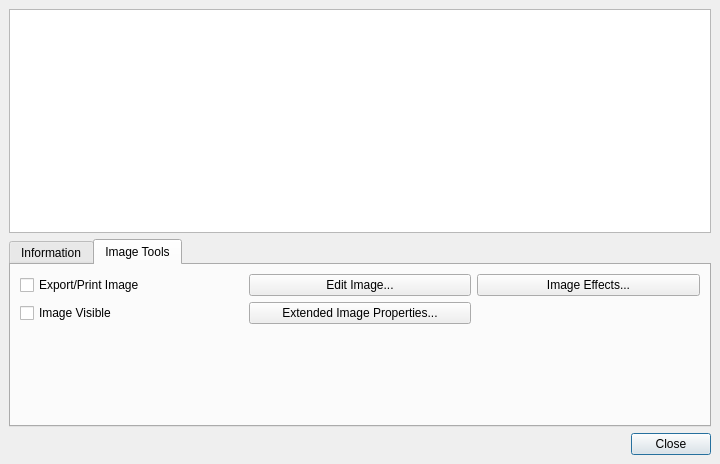
<?xml version="1.0" encoding="UTF-8"?>
<ui version="4.0">
 <class>PicStatus</class>
 <widget class="QDialog" name="PicStatus">
  <property name="windowModality">
   <enum>Qt::WindowModal</enum>
  </property>
  <property name="geometry">
   <rect>
    <x>0</x>
    <y>0</y>
    <height>464</height>
    <width>720</width>
   </rect>
  </property>
  <property name="windowTitle">
   <string>Manage Images</string>
  </property>
  <layout class="QVBoxLayout">
   <property name="leftMargin">
    <number>9</number>
   </property>
   <property name="topMargin">
    <number>9</number>
   </property>
   <property name="rightMargin">
    <number>9</number>
   </property>
   <property name="bottomMargin">
    <number>9</number>
   </property>
   <item>
    <widget class="QListWidget" name="imageViewArea">
     <property name="minimumSize">
      <size>
       <width>0</width>
       <height>150</height>
      </size>
     </property>
     <property name="dragDropMode">
      <enum>QAbstractItemView::NoDragDrop</enum>
     </property>
     <property name="movement">
      <enum>QListView::Static</enum>
     </property>
     <property name="flow">
      <enum>QListView::LeftToRight</enum>
     </property>
     <property name="isWrapping" stdset="0">
      <bool>true</bool>
     </property>
     <property name="resizeMode">
      <enum>QListView::Adjust</enum>
     </property>
     <property name="spacing">
      <number>6</number>
     </property>
     <property name="viewMode">
      <enum>QListView::IconMode</enum>
     </property>
     <property name="wordWrap">
      <bool>true</bool>
     </property>
    </widget>
   </item>
   <item>
    <widget class="QTabWidget" name="workTab">
     <property name="sizePolicy">
      <sizepolicy hsizetype="Expanding" vsizetype="Minimum">
       <horstretch>0</horstretch>
       <verstretch>0</verstretch>
      </sizepolicy>
     </property>
     <property name="toolTip">
      <string/>
     </property>
     <property name="currentIndex">
      <number>1</number>
     </property>
     <widget class="QWidget" name="tabInfo">
      <attribute name="title">
       <string>Information</string>
      </attribute>
      <layout class="QVBoxLayout" name="verticalLayout_2">
       <item>
        <layout class="QHBoxLayout" name="horizontalLayout_3">
         <item>
          <layout class="QFormLayout" name="formLayout_4">
           <item row="0" column="0">
            <widget class="QLabel" name="textLabel1">
             <property name="sizePolicy">
              <sizepolicy hsizetype="Minimum" vsizetype="Preferred">
               <horstretch>0</horstretch>
               <verstretch>0</verstretch>
              </sizepolicy>
             </property>
             <property name="minimumSize">
              <size>
               <width>70</width>
               <height>0</height>
              </size>
             </property>
             <property name="text">
              <string>Name:</string>
             </property>
             <property name="wordWrap">
              <bool>false</bool>
             </property>
            </widget>
           </item>
           <item row="0" column="1">
            <widget class="QLabel" name="displayName">
             <property name="sizePolicy">
              <sizepolicy hsizetype="Maximum" vsizetype="Preferred">
               <horstretch>0</horstretch>
               <verstretch>0</verstretch>
              </sizepolicy>
             </property>
             <property name="minimumSize">
              <size>
               <width>220</width>
               <height>0</height>
              </size>
             </property>
             <property name="toolTip">
              <string>Name of the image file</string>
             </property>
             <property name="text">
              <string/>
             </property>
             <property name="alignment">
              <set>Qt::AlignLeading|Qt::AlignLeft|Qt::AlignVCenter</set>
             </property>
             <property name="wordWrap">
              <bool>false</bool>
             </property>
            </widget>
           </item>
           <item row="1" column="0">
            <widget class="QLabel" name="textLabel3">
             <property name="sizePolicy">
              <sizepolicy hsizetype="Minimum" vsizetype="Preferred">
               <horstretch>0</horstretch>
               <verstretch>0</verstretch>
              </sizepolicy>
             </property>
             <property name="minimumSize">
              <size>
               <width>70</width>
               <height>0</height>
              </size>
             </property>
             <property name="text">
              <string>Path:</string>
             </property>
             <property name="wordWrap">
              <bool>false</bool>
             </property>
            </widget>
           </item>
           <item row="1" column="1">
            <widget class="QLabel" name="displayPath">
             <property name="sizePolicy">
              <sizepolicy hsizetype="Maximum" vsizetype="Preferred">
               <horstretch>0</horstretch>
               <verstretch>0</verstretch>
              </sizepolicy>
             </property>
             <property name="minimumSize">
              <size>
               <width>220</width>
               <height>0</height>
              </size>
             </property>
             <property name="toolTip">
              <string>Location where the image file is stored</string>
             </property>
             <property name="text">
              <string/>
             </property>
             <property name="alignment">
              <set>Qt::AlignLeading|Qt::AlignLeft|Qt::AlignVCenter</set>
             </property>
             <property name="wordWrap">
              <bool>false</bool>
             </property>
            </widget>
           </item>
          </layout>
         </item>
         <item>
          <widget class="QPushButton" name="searchButton">
           <property name="toolTip">
            <string>Search for a missing image</string>
           </property>
           <property name="text">
            <string>Search...</string>
           </property>
           <property name="autoDefault">
            <bool>false</bool>
           </property>
           <property name="flat">
            <bool>false</bool>
           </property>
          </widget>
         </item>
         <item>
          <widget class="QPushButton" name="fileManagerButton">
           <property name="toolTip">
            <string>Show Image in the File Manager</string>
           </property>
           <property name="text">
            <string>Show directory...</string>
           </property>
           <property name="autoDefault">
            <bool>false</bool>
           </property>
           <property name="flat">
            <bool>false</bool>
           </property>
          </widget>
         </item>
        </layout>
       </item>
       <item>
        <layout class="QHBoxLayout" name="horizontalLayout_2">
         <item>
          <widget class="QGroupBox" name="groupImage">
           <property name="title">
            <string>Image</string>
           </property>
           <layout class="QFormLayout" name="formLayout">
            <item row="0" column="0">
             <widget class="QLabel" name="textLabel6">
              <property name="text">
               <string>Format:</string>
              </property>
              <property name="alignment">
               <set>Qt::AlignLeading|Qt::AlignLeft|Qt::AlignVCenter</set>
              </property>
              <property name="wordWrap">
               <bool>false</bool>
              </property>
             </widget>
            </item>
            <item row="0" column="1">
             <widget class="QLabel" name="displayFormat">
              <property name="minimumSize">
               <size>
                <width>70</width>
                <height>0</height>
               </size>
              </property>
              <property name="toolTip">
               <string>Type of the image</string>
              </property>
              <property name="text">
               <string/>
              </property>
              <property name="wordWrap">
               <bool>false</bool>
              </property>
             </widget>
            </item>
            <item row="1" column="0">
             <widget class="QLabel" name="textLabel5_2">
              <property name="toolTip">
               <string>The colorspace of the image</string>
              </property>
              <property name="text">
               <string>Colorspace:</string>
              </property>
              <property name="alignment">
               <set>Qt::AlignLeading|Qt::AlignLeft|Qt::AlignVCenter</set>
              </property>
              <property name="wordWrap">
               <bool>false</bool>
              </property>
             </widget>
            </item>
            <item row="1" column="1">
             <widget class="QLabel" name="displayColorspace">
              <property name="minimumSize">
               <size>
                <width>70</width>
                <height>0</height>
               </size>
              </property>
              <property name="toolTip">
               <string>Colorspace used within the image, eg RGB or CMYK</string>
              </property>
              <property name="text">
               <string/>
              </property>
              <property name="wordWrap">
               <bool>false</bool>
              </property>
             </widget>
            </item>
            <item row="2" column="0">
             <widget class="QLabel" name="textLabel1_2">
              <property name="text">
               <string>DPI:</string>
              </property>
              <property name="alignment">
               <set>Qt::AlignLeading|Qt::AlignLeft|Qt::AlignVCenter</set>
              </property>
              <property name="wordWrap">
               <bool>false</bool>
              </property>
             </widget>
            </item>
            <item row="2" column="1">
             <widget class="QLabel" name="displayDPI">
              <property name="minimumSize">
               <size>
                <width>70</width>
                <height>0</height>
               </size>
              </property>
              <property name="toolTip">
               <string>Native resolution of the image, in dots per inch</string>
              </property>
              <property name="text">
               <string/>
              </property>
              <property name="wordWrap">
               <bool>false</bool>
              </property>
             </widget>
            </item>
           </layout>
          </widget>
         </item>
         <item>
          <widget class="QGroupBox" name="groupSize">
           <property name="title">
            <string>Size</string>
           </property>
           <layout class="QFormLayout" name="formLayout_2">
            <item row="0" column="0">
             <widget class="QLabel" name="textLabel9">
              <property name="text">
               <string>Pixels:</string>
              </property>
              <property name="wordWrap">
               <bool>false</bool>
              </property>
             </widget>
            </item>
            <item row="0" column="1">
             <widget class="QLabel" name="displaySizePixel">
              <property name="minimumSize">
               <size>
                <width>120</width>
                <height>0</height>
               </size>
              </property>
              <property name="toolTip">
               <string>Height and width of the image</string>
              </property>
              <property name="text">
               <string/>
              </property>
              <property name="wordWrap">
               <bool>false</bool>
              </property>
             </widget>
            </item>
            <item row="1" column="0">
             <widget class="QLabel" name="textLabel10">
              <property name="text">
               <string>Scale:</string>
              </property>
              <property name="wordWrap">
               <bool>false</bool>
              </property>
             </widget>
            </item>
            <item row="1" column="1">
             <widget class="QLabel" name="displayScale">
              <property name="minimumSize">
               <size>
                <width>120</width>
                <height>0</height>
               </size>
              </property>
              <property name="toolTip">
               <string>Horizontal and vertical scaling applied to the image</string>
              </property>
              <property name="text">
               <string/>
              </property>
              <property name="wordWrap">
               <bool>false</bool>
              </property>
             </widget>
            </item>
            <item row="2" column="0">
             <widget class="QLabel" name="textLabel1_4">
              <property name="text">
               <string>Printed:</string>
              </property>
              <property name="wordWrap">
               <bool>false</bool>
              </property>
             </widget>
            </item>
            <item row="2" column="1">
             <widget class="QLabel" name="displayPrintSize">
              <property name="sizePolicy">
               <sizepolicy hsizetype="Preferred" vsizetype="Preferred">
                <horstretch>0</horstretch>
                <verstretch>0</verstretch>
               </sizepolicy>
              </property>
              <property name="minimumSize">
               <size>
                <width>120</width>
                <height>0</height>
               </size>
              </property>
              <property name="toolTip">
               <string>Size of the image when printed</string>
              </property>
              <property name="text">
               <string/>
              </property>
              <property name="wordWrap">
               <bool>false</bool>
              </property>
             </widget>
            </item>
           </layout>
          </widget>
         </item>
         <item>
          <widget class="QGroupBox" name="groupLayout">
           <property name="title">
            <string>Layout</string>
           </property>
           <layout class="QHBoxLayout" name="horizontalLayout">
            <item>
             <layout class="QFormLayout" name="formLayout_3">
              <item row="0" column="0">
               <widget class="QLabel" name="textLabel5">
                <property name="text">
                 <string>On Page:</string>
                </property>
                <property name="wordWrap">
                 <bool>false</bool>
                </property>
               </widget>
              </item>
              <item row="0" column="1">
               <widget class="QLabel" name="displayPage">
                <property name="minimumSize">
                 <size>
                  <width>70</width>
                  <height>0</height>
                 </size>
                </property>
                <property name="toolTip">
                 <string>Page that the image is displayed on</string>
                </property>
                <property name="text">
                 <string/>
                </property>
                <property name="wordWrap">
                 <bool>false</bool>
                </property>
               </widget>
              </item>
              <item row="1" column="0">
               <widget class="QLabel" name="textLabel1_3">
                <property name="text">
                 <string>Page Item:</string>
                </property>
                <property name="wordWrap">
                 <bool>false</bool>
                </property>
               </widget>
              </item>
              <item row="1" column="1">
               <widget class="QLabel" name="displayObjekt">
                <property name="minimumSize">
                 <size>
                  <width>70</width>
                  <height>0</height>
                 </size>
                </property>
                <property name="toolTip">
                 <string>Name of the page item that contains the image</string>
                </property>
                <property name="text">
                 <string/>
                </property>
                <property name="wordWrap">
                 <bool>false</bool>
                </property>
               </widget>
              </item>
              <item row="2" column="0">
               <widget class="QLabel" name="textLabel2">
                <property name="text">
                 <string>Effective DPI:</string>
                </property>
                <property name="alignment">
                 <set>Qt::AlignLeading|Qt::AlignLeft|Qt::AlignVCenter</set>
                </property>
                <property name="wordWrap">
                 <bool>false</bool>
                </property>
               </widget>
              </item>
              <item row="2" column="1">
               <widget class="QLabel" name="displayEffDPI">
                <property name="minimumSize">
                 <size>
                  <width>70</width>
                  <height>0</height>
                 </size>
                </property>
                <property name="toolTip">
                 <string>Effective resolution of the image after scaling</string>
                </property>
                <property name="text">
                 <string/>
                </property>
                <property name="wordWrap">
                 <bool>false</bool>
                </property>
               </widget>
              </item>
             </layout>
            </item>
            <item>
             <layout class="QVBoxLayout" name="verticalLayout">
              <item>
               <widget class="QPushButton" name="goPageButton">
                <property name="toolTip">
                 <string>Move to the page that the image is on</string>
                </property>
                <property name="text">
                 <string>Go to</string>
                </property>
                <property name="autoDefault">
                 <bool>false</bool>
                </property>
                <property name="flat">
                 <bool>false</bool>
                </property>
               </widget>
              </item>
              <item>
               <widget class="QPushButton" name="selectButton">
                <property name="toolTip">
                 <string>Move to the page that the item is on and select it</string>
                </property>
                <property name="text">
                 <string>Select</string>
                </property>
                <property name="autoDefault">
                 <bool>false</bool>
                </property>
                <property name="flat">
                 <bool>false</bool>
                </property>
               </widget>
              </item>
             </layout>
            </item>
           </layout>
          </widget>
         </item>
        </layout>
       </item>
      </layout>
     </widget>
     <widget class="QWidget" name="tabTasks">
      <attribute name="title">
       <string>Image Tools</string>
      </attribute>
      <layout class="QGridLayout">
       <item row="0" column="0">
        <widget class="QCheckBox" name="isPrinting">
         <property name="toolTip">
          <string>Enable or disable exporting of the item</string>
         </property>
         <property name="text">
          <string>Export/Print Image</string>
         </property>
        </widget>
       </item>
       <item row="1" column="1">
        <widget class="QPushButton" name="buttonLayers">
         <property name="toolTip">
          <string>Set format specific properties of certain image types, like clipping paths</string>
         </property>
         <property name="text">
          <string>Extended Image Properties...</string>
         </property>
         <property name="shortcut">
          <string/>
         </property>
        </widget>
       </item>
       <item row="0" column="1">
        <widget class="QPushButton" name="buttonEdit">
         <property name="toolTip">
          <string>Edit the image in the default editor</string>
         </property>
         <property name="text">
          <string>Edit Image...</string>
         </property>
        </widget>
       </item>
       <item row="1" column="0">
        <widget class="QCheckBox" name="isVisibleCheck">
         <property name="toolTip">
          <string>Make the image visible or invisible</string>
         </property>
         <property name="text">
          <string>Image Visible</string>
         </property>
        </widget>
       </item>
       <item row="0" column="2">
        <widget class="QPushButton" name="effectsButton">
         <property name="toolTip">
          <string>Apply non destructive effects to the image in its frame</string>
         </property>
         <property name="text">
          <string>Image Effects...</string>
         </property>
        </widget>
       </item>
       <item row="2" column="1">
        <spacer>
         <property name="orientation">
          <enum>Qt::Vertical</enum>
         </property>
         <property name="sizeType">
          <enum>QSizePolicy::Expanding</enum>
         </property>
         <property name="sizeHint" stdset="0">
          <size>
           <width>21</width>
           <height>90</height>
          </size>
         </property>
        </spacer>
       </item>
      </layout>
     </widget>
    </widget>
   </item>
   <item>
    <layout class="QHBoxLayout">
     <item>
      <spacer>
       <property name="orientation">
        <enum>Qt::Horizontal</enum>
       </property>
       <property name="sizeType">
        <enum>QSizePolicy::Expanding</enum>
       </property>
       <property name="sizeHint" stdset="0">
        <size>
         <width>131</width>
         <height>21</height>
        </size>
       </property>
      </spacer>
     </item>
     <item>
      <widget class="QPushButton" name="closeButton">
       <property name="text">
        <string>Close</string>
       </property>
       <property name="default">
        <bool>true</bool>
       </property>
      </widget>
     </item>
    </layout>
   </item>
  </layout>
 </widget>
 <resources/>
 <connections/>
</ui>
